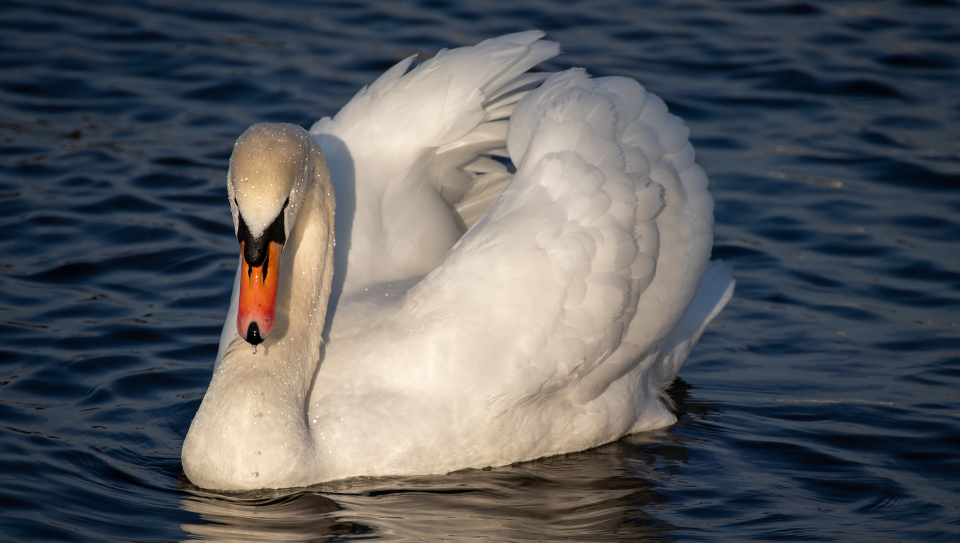
#> input picture img/swan.jpg, 1920 x 1085 px (shown at 1/2 size)
$ python 12.binary_image.py
#> lines starting #> are read from the running program, lines starting #| are printed output that depends on the picture
import cv2

# color 이미지를 binary로 하면 각 rab 채널별로 binary한 후 합쳐진 것
# 그래서 color 이미지는 binary하지 않는다
# src = cv2.imread("../img/swan.jpg)

src = cv2.imread('../img/swan.jpg')
#> src is the input picture: shape (1085, 1920, 3); mean B, G, R 94.3, 90.8, 88.6

_, binary= cv2.threshold(src, 127,255,cv2.THRESH_BINARY)
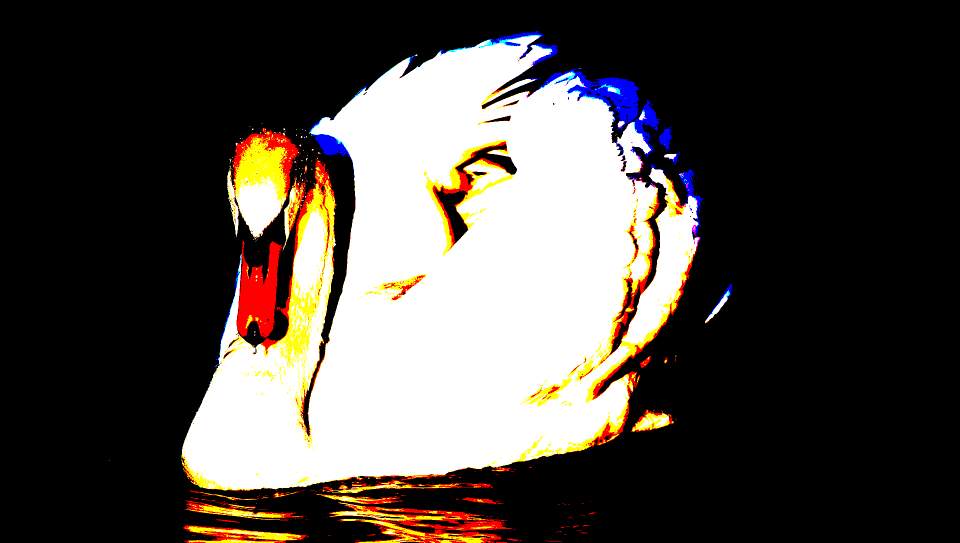
#> binary: shape (1085, 1920, 3) (shown at 1/2 size); mean B, G, R 68.4, 73.4, 79

cv2.namedWindow("binary", 640,480)
dst= cv2.resize(binary,dsize=(640,480),interpolation=cv2.INTER_AREA)
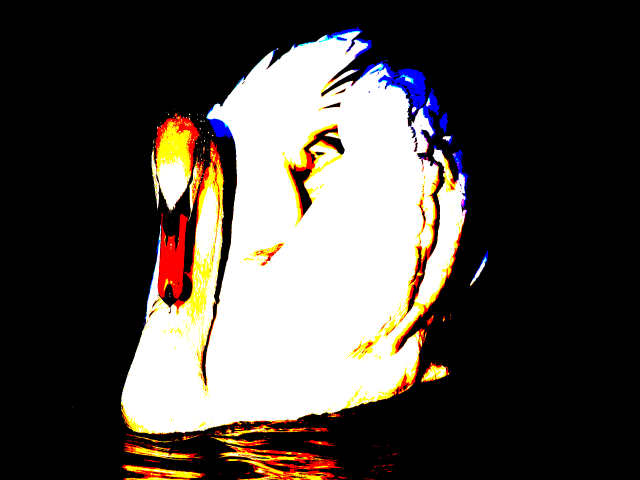
#> dst: shape (480, 640, 3); mean B, G, R 68.4, 73.4, 79
cv2.imshow("binary",dst)
cv2.waitKey(0)
cv2.destroyAllWindows()

$ run again, with img/beagle.jpg copied over img/swan.jpg
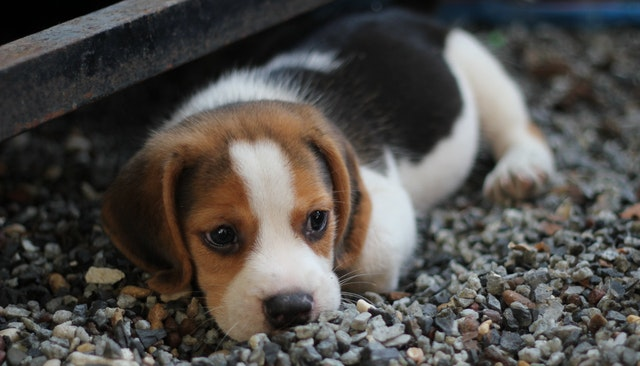
#> input picture img/beagle.jpg, 640 x 366 px
#> src is the input picture: shape (366, 640, 3); mean B, G, R 73.8, 77.2, 80.1
#> `_, binary= cv2.threshold(src, 127,255,cv2.THRESH_BINARY)`:
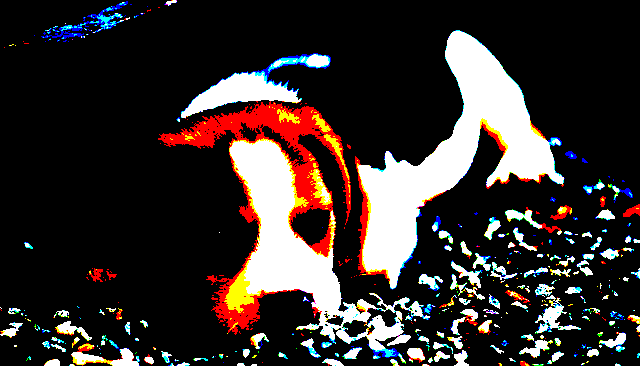
#> binary: shape (366, 640, 3); mean B, G, R 44.5, 46.7, 54.2
#> `dst= cv2.resize(binary,dsize=(640,480),interpolation=cv2.INTER_AREA)`:
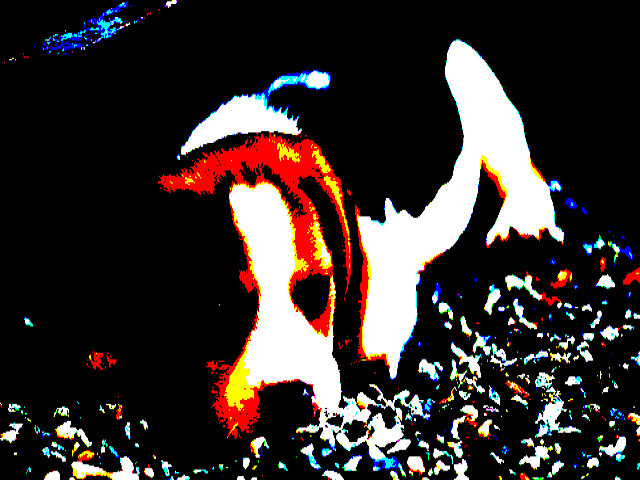
#> dst: shape (480, 640, 3); mean B, G, R 44.5, 46.7, 54.2

$ run again, with img/building.jpg copied over img/swan.jpg
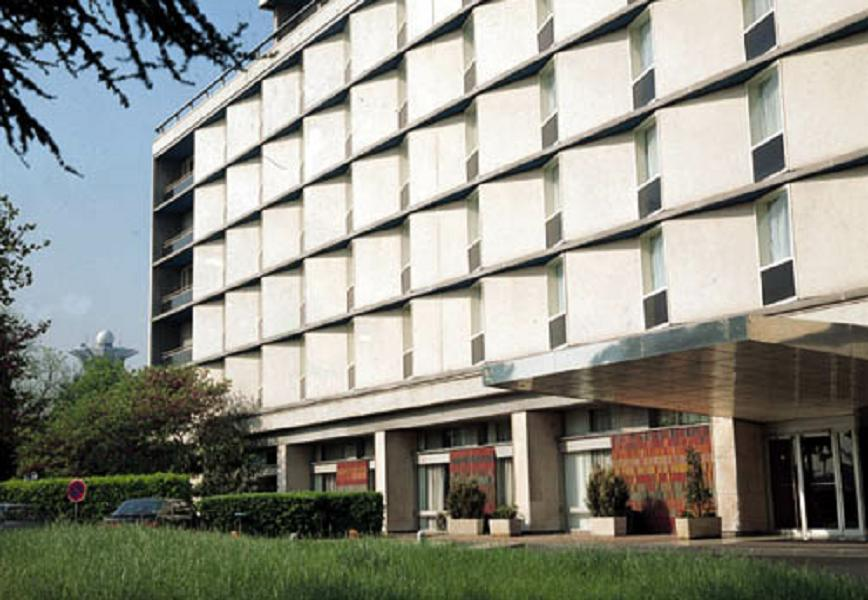
#> input picture img/building.jpg, 868 x 600 px
#> src is the input picture: shape (600, 868, 3); mean B, G, R 133.7, 143.6, 142.9
#> `_, binary= cv2.threshold(src, 127,255,cv2.THRESH_BINARY)`:
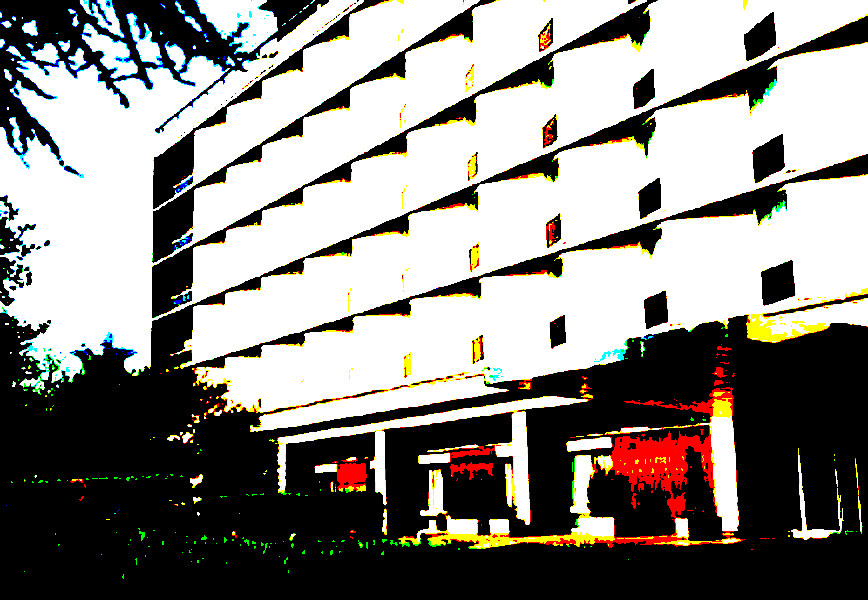
#> binary: shape (600, 868, 3); mean B, G, R 131.7, 136.6, 139.5
#> `dst= cv2.resize(binary,dsize=(640,480),interpolation=cv2.INTER_AREA)`:
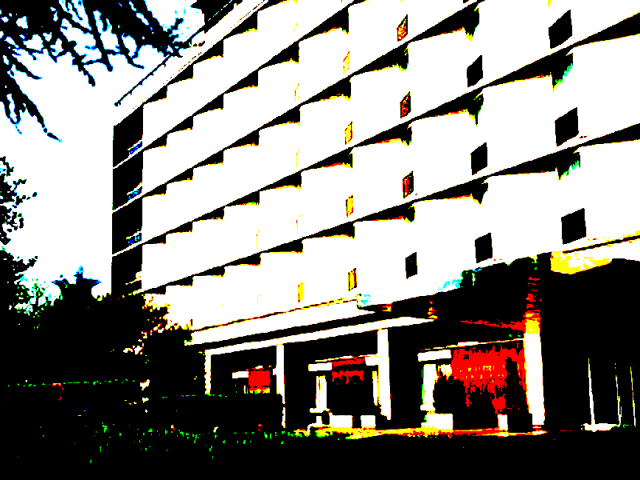
#> dst: shape (480, 640, 3); mean B, G, R 131.7, 136.6, 139.5
